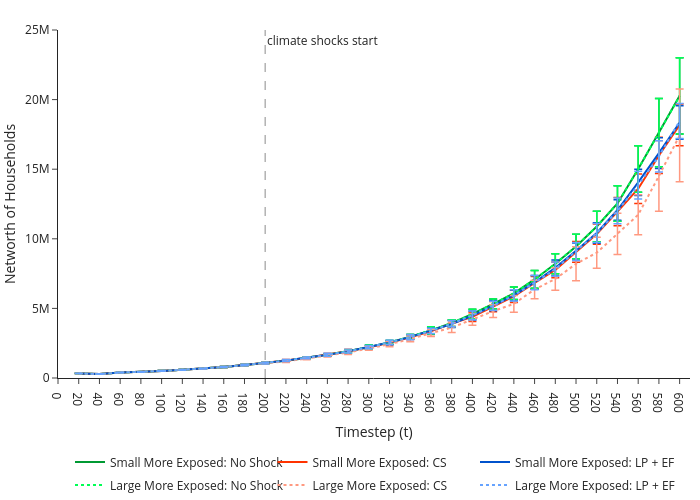

This figure's notebook cell:
### Code cell
SCENARIOS = {
    "Small More Exposed: No Shock": {"df": scenario_results["small_more_exposed_1"], "color": "#009933", 'dash': 'solid'},
    "Small More Exposed: CS": {"df": scenario_results["small_more_exposed_2"], "color": "#ff3300",'dash': 'solid'},
    "Small More Exposed: LP + EF": {"df": scenario_results["small_more_exposed_3"], "color": "#0052cc",'dash': 'solid'},
    "Large More Exposed: No Shock": {"df": scenario_results["large_more_exposed_1"], "color": "#00ff55", 'dash': 'dot'},
    "Large More Exposed: CS": {"df": scenario_results["large_more_exposed_2"], "color": "#ff9980", 'dash': 'dot'},
    "Large More Exposed: LP + EF": {"df": scenario_results["large_more_exposed_3"], "color": "#66a3ff", 'dash': 'dot'}
}
fig1 = build_macro_snapshot_metric_figure(
    scenarios=SCENARIOS,
    metric="NW_h",
    metric_label='Networth of Households',
    snap_ts=np.arange(0, 620, 20),
    title='Networth of Households',
    line_type='lines',
    ncol_legend=3,
    CI_type='error_bar',
    ymin=0, ymax=25000000,
    pdf_pages=PDF_PAGES,
    pdf_path=OUTPUT / "NW_h_line.pdf",
)

fig1
